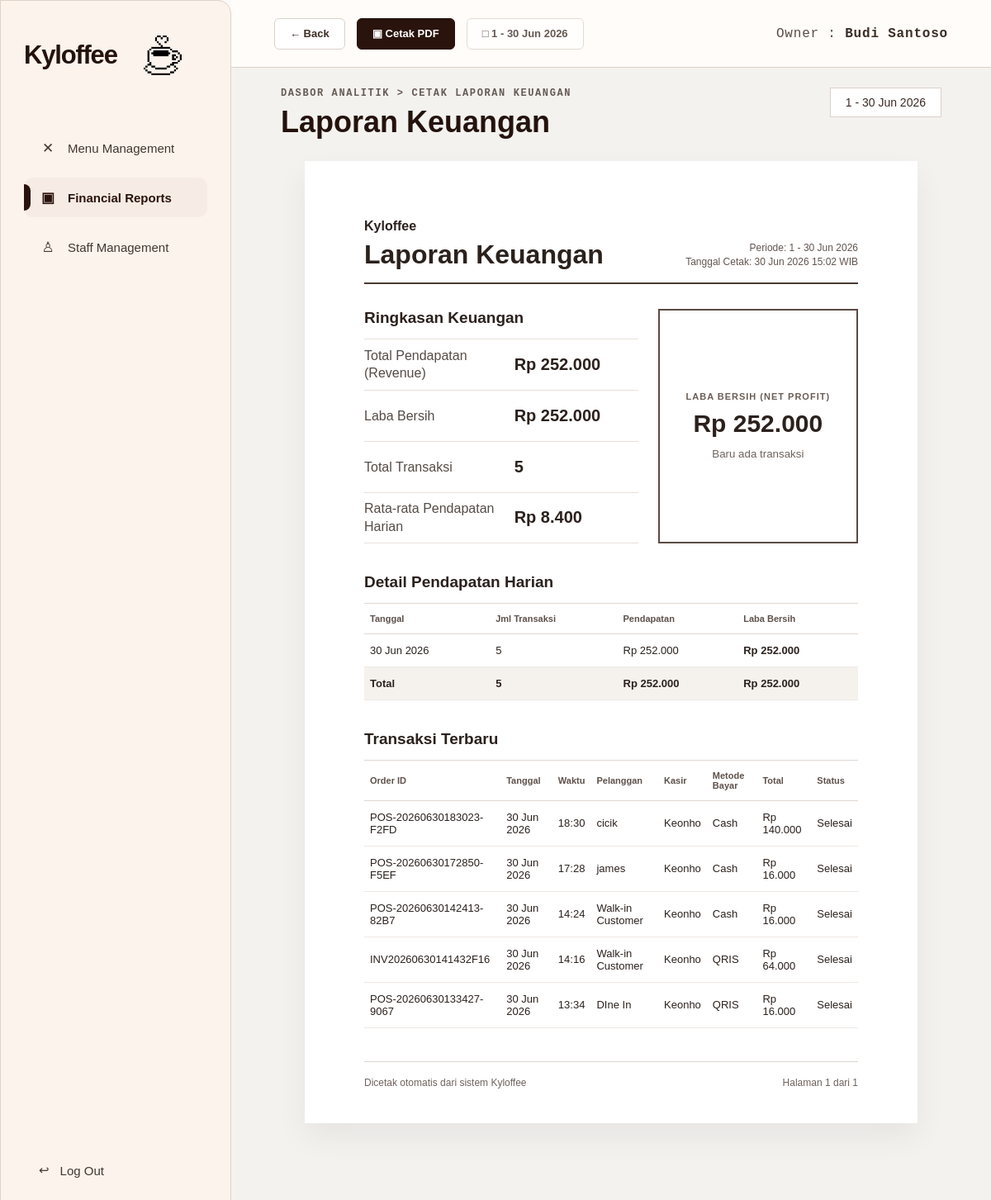
The page /owner/reports/print (signed in) on the database its author committed.
### tables this page shows
CREATE TABLE pos_transactions (
                id INTEGER PRIMARY KEY AUTOINCREMENT,
                order_code TEXT NOT NULL UNIQUE,
                transaction_date TEXT NOT NULL,
                transaction_time TEXT NOT NULL,
                customer_name TEXT DEFAULT 'Walk-in Customer',
                payment_method TEXT DEFAULT 'Tunai',
                subtotal_amount INTEGER NOT NULL DEFAULT 0,
                discount_amount INTEGER NOT NULL DEFAULT 0,
                tax_amount INTEGER NOT NULL DEFAULT 0,
                operational_cost INTEGER NOT NULL DEFAULT 0,
                total_amount INTEGER NOT NULL DEFAULT 0,
                item_count INTEGER NOT NULL DEFAULT 0,
                status TEXT NOT NULL DEFAULT 'Selesai',
                staff_id INTEGER,
                created_at TIMESTAMP DEFAULT CURRENT_TIMESTAMP
            );

CREATE TABLE users (
                id INTEGER PRIMARY KEY AUTOINCREMENT,
                full_name TEXT NOT NULL,
                email TEXT UNIQUE NOT NULL,
                password_hash TEXT NOT NULL,
                role TEXT NOT NULL,
                created_at TIMESTAMP DEFAULT CURRENT_TIMESTAMP
            , staff_phone TEXT, staff_position TEXT DEFAULT 'Staff', joined_date TEXT, staff_status TEXT DEFAULT 'Aktif', is_active INTEGER NOT NULL DEFAULT 1);

### app.py (the view)
@app.route("/owner/reports/print")
@owner_required
def owner_reports_print():
    return render_template(
        "owner_financial_report_print.html",
        owner_name=get_owner_name(),
        active_page="reports",
        report=build_financial_report(request.args),
    )

### app.py (called while the page is built, shortened)
def get_db():
    global REMOTE_DB_FAILED
    if "db" not in g:
        should_try_mysql = DB_USE_MYSQL and not (REMOTE_DB_FAILED and DB_FALLBACK_SQLITE)
        sqlite_conn = sqlite3.connect(DATABASE)
        sqlite_conn.row_factory = sqlite3.Row
        g.db = DatabaseConnection(sqlite_conn, is_mysql=False)
    return g.db

def execute_script_commit(script):
    db = get_db()
    try:
        db.executescript(script)
        db.commit()
        app.logger.debug("DB script commit successful.")
    except Exception:
        db.rollback()
        app.logger.exception("DB schema change failed and rollback executed.")
        raise

def fetch_all_dict(cursor):
    rows = cursor.fetchall()
    if not rows:
        return []
    if isinstance(rows[0], dict):
        return rows
    columns = [col[0] for col in cursor.description]
    return [dict(zip(columns, row)) for row in rows]

def row_to_dict(row):
    if row is None:
        return {}
    if isinstance(row, dict):
        return row
    return dict(row)

def get_owner_name():
    return (
        session.get("full_name")
        or session.get("name")
        or session.get("username")
        or "Owner"
    )

def owner_required(view_func):
    @wraps(view_func)
    def wrapped_view(**kwargs):
        if not session.get("user_id"):
            flash("Silakan login terlebih dahulu.", "error")
            return redirect(url_for("login"))
        if session.get("role") != "owner":
            return redirect_for_role()
        return view_func(**kwargs)
    return wrapped_view

def format_report_datetime(value):
    return f"{format_short_date(value.date())} {value:%H:%M} WIB"

def format_currency(amount):
    return f"Rp {int(amount or 0):,}".replace(",", ".")

def format_short_date(value):
    month_names = ["Jan", "Feb", "Mar", "Apr", "Mei", "Jun", "Jul", "Agu", "Sep", "Okt", "Nov", "Des"]
    return f"{value.day} {month_names[value.month - 1]} {value.year}"

def format_month_name(value):
    month_names = [
        "Januari",
        "Februari",
        "Maret",
        "April",
        "Mei",
        "Juni",
        "Juli",
        "Agustus",
        "September",
        "Oktober",
        "November",
        "Desember",
    ]
    return f"{month_names[value.month - 1]} {value.year}"

def parse_report_date(value):
    if not value:
        return None
    try:
        return datetime.strptime(value, "%Y-%m-%d").date()
    except ValueError:
        return None

    def commit(self):
        return self.conn.commit()

### templates/owner_financial_report_print.html (shortened to what this page needs)
<!DOCTYPE html>
<html lang="id">
<head>
    <link rel="stylesheet" href="{{ url_for('static', filename='css/owner_shell.css') }}">
    <link rel="stylesheet" href="{{ url_for('static', filename='css/owner_menu.css') }}">
</head>
<body>
    <div class="owner-page owner-page--report-print">
        {% include 'partials/owner_sidebar.html' %}
        <main class="owner-main">
            <header class="owner-topbar owner-topbar--spread no-print">
                <div class="topbar-actions">
                    <a
                        href="{{ url_for('owner_reports', date_from=report.date_from, date_to=report.date_to) }}"
                        class="topbar-button topbar-button--light"
                    >
                        &larr; Back
                    </a>
                    <button type="button" onclick="window.print()" class="topbar-button topbar-button--dark">&#9635; Cetak PDF</button>
                    <button type="button" class="topbar-button topbar-button--light" disabled>&#9633; {{ report.calendar_label }}</button>
                </div>
                <div class="owner-identity">Owner : <strong>{{ owner_name }}</strong></div>
            </header>
            <section class="owner-content report-content">
                <div class="report-heading-row no-print">
                    <div>
                        <p class="breadcrumb">DASBOR ANALITIK &gt; CETAK LAPORAN KEUANGAN</p>
                        <h1>Laporan Keuangan</h1>
                    </div>
                    <span class="period-pill">{{ report.period }}</span>
                </div>
                <article class="financial-sheet">
                    <header class="financial-sheet__header">
                        <div>
                            <strong>Kyloffee</strong>
                            <h2>Laporan Keuangan</h2>
                        </div>
                        <div class="financial-sheet__meta">
                            <span>Periode: {{ report.period }}</span>
                            <span>Tanggal Cetak: {{ report.printed_at }}</span>
                        </div>
                    </header>
                    <section class="financial-summary">
                        <div class="summary-list">
                            <h3>Ringkasan Keuangan</h3>
                            {% for item in report.print_summary %}
                                <div class="summary-row summary-row--{{ item.tone }}">
                                    <span>{{ item.label }}</span>
                                    <strong>{{ item.value }}</strong>
                                </div>
                            {% endfor %}
                        </div>
                        <aside class="net-profit-box">
                            <span>LABA BERSIH (NET PROFIT)</span>
                            <strong>{{ report.net_profit }}</strong>
                            <small>{{ report.net_profit_trend }}</small>
                        </aside>
                    </section>
                    <section class="sheet-section">
                        <h3>Detail Pendapatan Harian</h3>
                        <div class="sheet-table-wrap">
                            <table class="sheet-table">
                                <thead>
                                    <tr>
                                        <th>Tanggal</th>
                                        <th>Jml Transaksi</th>
                                        <th>Pendapatan</th>
                                        <th>Laba Bersih</th>
                                    </tr>
                                </thead>
                                <tbody>
                                    {% if report.daily_details %}
                                        {% for item in report.daily_details %}
                                            <tr>
                                                <td>{{ item.date }}</td>
                                                <td>{{ item.transactions }}</td>
                                                <td>{{ item.income }}</td>
                                                <td><strong>{{ item.profit }}</strong></td>
                                            </tr>
                                        {% endfor %}
                                        <tr class="sheet-total-row">
                                            <td>Total</td>
                                            <td>{{ report.daily_totals.transactions }}</td>
                                            <td>{{ report.daily_totals.income }}</td>
                                            <td>{{ report.daily_totals.profit }}</td>
                                        </tr>
                                    {% else %}
                                        <tr>
                                            <td colspan="4" class="sheet-empty">Belum ada pendapatan harian.</td>
                                        </tr>
                                    {% endif %}
                                </tbody>
                            </table>
                        </div>
                    </section>
                    <section class="sheet-section">
                        <h3>Transaksi Terbaru</h3>
                        <div class="sheet-table-wrap">
                            <table class="sheet-table">
                                <thead>
                                    <tr>
                                        <th>Order ID</th>
                                        <th>Tanggal</th>
                                        <th>Waktu</th>
                                        <th>Pelanggan</th>
                                        <th>Kasir</th>
                                        <th>Metode Bayar</th>
                                        <th>Total</th>
                                        <th>Status</th>
                                    </tr>
                                </thead>
                                <tbody>
                                    {% if report.print_transactions %}
                                        {% for trx in report.print_transactions %}
                                            <tr>
                                                <td>{{ trx.id }}</td>
                                                <td>{{ trx.date }}</td>
                                                <td>{{ trx.time }}</td>
                                                <td>{{ trx.customer }}</td>
                                                <td>{{ trx.staff }}</td>
                                                <td>{{ trx.method }}</td>
                                                <td>{{ trx.total }}</td>
                                                <td>{{ trx.status }}</td>
                                            </tr>
                                        {% endfor %}
                                    {% else %}
                                        <tr>
                                            <td colspan="8" class="sheet-empty">Belum ada transaksi.</td>
                                        </tr>
                                    {% endif %}
                                </tbody>
                            </table>
                        </div>
                    </section>
                    <footer class="financial-sheet__footer">
                        <span>Dicetak otomatis dari sistem Kyloffee</span>
                        <span>Halaman 1 dari 1</span>
                    </footer>
                </article>
            </section>
        </main>
    </div>
</body>
</html>

### templates/partials/owner_sidebar.html
<aside class="owner-sidebar">
    <a href="{{ url_for('owner_menu') }}" class="brand" aria-label="Kyloffee Owner Home">
        <span class="brand-name">Kyloffee</span>
        <img src="{{ url_for('static', filename='assets/logo-coffee.png') }}" alt="" class="brand-logo-mark">
    </a>
    <nav class="owner-nav" aria-label="Owner navigation">
        <a href="{{ url_for('owner_menu') }}" class="owner-nav__link {% if active_page == 'menu' %}active{% endif %}">
            <span class="owner-nav__icon" aria-hidden="true">&#10005;</span>
            <span>Menu Management</span>
        </a>
        <a href="{{ url_for('owner_reports') }}" class="owner-nav__link {% if active_page == 'reports' %}active{% endif %}">
            <span class="owner-nav__icon" aria-hidden="true">&#9635;</span>
            <span>Financial Reports</span>
        </a>
        <a href="{{ url_for('owner_users') }}" class="owner-nav__link {% if active_page == 'staff' %}active{% endif %}">
            <span class="owner-nav__icon" aria-hidden="true">&#9817;</span>
            <span>Staff Management</span>
        </a>
    </nav>
    <a href="{{ url_for('logout') }}" class="owner-logout">
        <span aria-hidden="true">&#8617;</span>
        <span>Log Out</span>
    </a>
</aside>

### static/css/owner_shell.css (style rules this page uses)
:root { --kyloffee-brown: #2a130d; --kyloffee-brown-2: #3a2118; --kyloffee-cream: #fbf3ec; --kyloffee-soft: #faf8f5; --kyloffee-line: #ded1c8; --kyloffee-muted: #6f625c; --kyloffee-text: #24120c; --kyloffee-white: #ffffff; --kyloffee-danger: #b83a2f; --kyloffee-success: #2f7d4f; --sidebar-width: 280px; --topbar-height: 82px; }
* { box-sizing: border-box; }
html, body { min-height: 100%; }
body { margin: 0; background: #fbfaf8; color: var(--kyloffee-text); font-family: Arial, Helvetica, sans-serif; }
a { color: inherit; }
.owner-page { min-height: 100vh; display: flex; }
.owner-sidebar { position: fixed; inset: 0 auto 0 0; z-index: 20; width: var(--sidebar-width); min-height: 100vh; background: var(--kyloffee-cream); border: 1px solid var(--kyloffee-line); border-top-right-radius: 16px; border-bottom-right-radius: 16px; padding: 42px 28px 34px; display: flex; flex-direction: column; }
.brand { display: flex; align-items: center; justify-content: flex-start; gap: 21px; text-decoration: none; color: var(--kyloffee-text); margin-bottom: 64px; }
.brand-name { font-size: 31px; font-weight: 900; letter-spacing: -1.2px; }
.brand-logo-mark { width: 68px; height: 48px; object-fit: contain; filter: brightness(0) saturate(100%) sepia(28%) saturate(1147%) hue-rotate(333deg) brightness(51%) contrast(102%); }
.owner-nav { display: flex; flex-direction: column; gap: 12px; }
.owner-nav__link, .owner-logout { min-height: 48px; display: flex; align-items: center; gap: 13px; text-decoration: none; color: #443631; border-radius: 11px; padding: 0 18px; font-size: 15px; transition: background 180ms ease, color 180ms ease; }
.owner-nav__link.active { position: relative; background: #f7ece5; color: var(--kyloffee-brown); font-weight: 700; }
.owner-nav__link.active::before { content: ""; position: absolute; left: 0; top: 8px; bottom: 8px; width: 8px; border-radius: 0 8px 8px 0; background: var(--kyloffee-brown); }
.owner-nav__icon { width: 22px; text-align: center; font-size: 17px; line-height: 1; }
.owner-logout { margin-top: auto; }
.owner-main { width: 100%; min-height: 100vh; margin-left: var(--sidebar-width); }
.owner-topbar { height: var(--topbar-height); display: flex; align-items: center; justify-content: flex-end; padding: 0 52px; background: rgba(255, 252, 249, 0.94); border-bottom: 1px solid var(--kyloffee-line); }
.owner-topbar--spread { justify-content: space-between; gap: 20px; }
.topbar-actions { display: flex; align-items: center; gap: 14px; }
.topbar-button { min-height: 38px; display: inline-flex; align-items: center; justify-content: center; gap: 9px; border-radius: 6px; border: 1px solid #ded1c8; padding: 0 18px; font: inherit; font-size: 13px; font-weight: 800; text-decoration: none; cursor: pointer; }
.topbar-button--dark { border-color: var(--kyloffee-brown); background: var(--kyloffee-brown); color: #fff; }
.topbar-button--light { background: #fff; color: #3b2b25; }
.topbar-button:disabled { cursor: not-allowed; opacity: 0.78; }
.owner-identity { font-family: "Courier New", monospace; font-size: 16px; letter-spacing: 0.8px; color: #5b4b45; white-space: nowrap; }
.owner-identity strong { color: #3b2b25; font-weight: 700; }
.owner-content { padding: 24px clamp(28px, 5vw, 72px) 64px; }
.breadcrumb { margin: 0 0 9px; font-family: "Courier New", monospace; font-size: 12px; font-weight: 700; letter-spacing: 1.6px; color: #665a54; }

### rows shown on the page
pos_transactions: id "POS-20260630183023-F2FD", date "30 Jun 2026", time "18:30", customer "cicik", staff "Keonho", method "Cash", total "Rp 140.000", status "Selesai"
pos_transactions: id "POS-20260630172850-F5EF", date "30 Jun 2026", time "17:28", customer "james", staff "Keonho", method "Cash", total "Rp 16.000", status "Selesai"
pos_transactions: id "POS-20260630142413-82B7", date "30 Jun 2026", time "14:24", customer "Walk-in Customer", staff "Keonho", method "Cash", total "Rp 16.000", status "Selesai"
pos_transactions: id "INV20260630141432F16", date "30 Jun 2026", time "14:16", customer "Walk-in Customer", staff "Keonho", method "QRIS", total "Rp 64.000", status "Selesai"
pos_transactions: id "POS-20260630133427-9067", date "30 Jun 2026", time "13:34", customer "DIne In", staff "Keonho", method "QRIS", total "Rp 16.000", status "Selesai"

### other values the page prints
{{ report.calendar_label }} "1 - 30 Jun 2026"
{{ owner_name }} "Budi Santoso"
{{ report.period }} "1 - 30 Jun 2026"
{{ report.printed_at }} "30 Jun 2026 15:02 WIB"
{{ item.label }} "Total Pendapatan (Revenue)" "Laba Bersih" "Total Transaksi" "Rata-rata Pendapatan Harian"
{{ item.value }} "Rp 252.000" "Rp 252.000" "5" "Rp 8.400"
{{ report.net_profit }} "Rp 252.000"
{{ report.net_profit_trend }} "Baru ada transaksi"
{{ item.date }} "30 Jun 2026"
{{ item.transactions }} "5"
{{ item.income }} "Rp 252.000"
{{ item.profit }} "Rp 252.000"
{{ report.daily_totals.transactions }} "5"
{{ report.daily_totals.income }} "Rp 252.000"
{{ report.daily_totals.profit }} "Rp 252.000"
